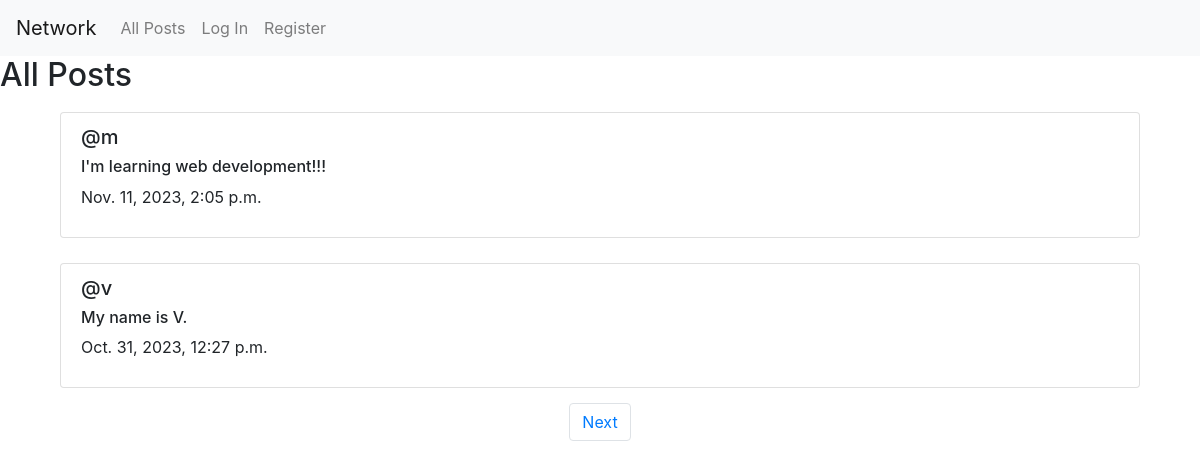
The page / on the database its author committed.
### network/models.py (models this page shows, shortened)
class post(models.Model):
    content = models.CharField(max_length=500)
    author = models.ForeignKey(User, on_delete=models.CASCADE, related_name="author")
    timestamp = models.DateTimeField(auto_now_add=True)

class User(AbstractUser):
    pass

### network/views.py (the view)
# urls.py: path("", views.index, name="index"),
def index(request):
    allposts = post.objects.all().order_by("timestamp").reverse()
    alllikes = like.objects.all()
    liked = []
    likes = {}
    for i in allposts:
        likes[i.pk] = 0
    for i in alllikes:
        if i.lpost.pk in likes:
            likes[i.lpost.pk] += 1
        else:
            likes[i.lpost.pk] = 1
        if i.user == request.user:
            liked.append(i.lpost)
    paginator = Paginator(allposts, 2)
    pno = request.GET.get('page')
    posts = paginator.get_page(pno)
    return render(request, "network/index.html",{
        "posts" : posts,
        "liked" : liked,
        "likes" : likes,
    })

### network/templates/network/index.html (shortened to what this page needs)
{% extends "network/layout.html" %}
{% block body %}
    <h2>All Posts</h2>
    {% for p in posts %}
    <div class="list-group" style="margin: 5px 50px;">
        <div class="list-group-item" style="margin: 10px;">
            {% if user.is_authenticated %}
                <a href="{% url 'profile' id=p.author.id %}"><h5>@{{ p.author }}</h5></a>
            {% else %}
                <h5>@{{ p.author }}</h5>
            {% endif %}
            <h6>{{ p.content }}</h6>
            <p>{{ p.timestamp }}</p>
        </div>
    </div>
    {% endfor %}
    <nav aria-label="Page navigation example">
        <ul class="pagination d-flex justify-content-center">
            {% if posts.has_next %}
                <li class="page-item"><a class="page-link" href="?page={{ posts.next_page_number }}">Next</a></li>
            {% endif %}
        </ul>
    </nav>
{% endblock %}

### rows shown on the page
post: author "m", content "I'm learning web development!!!", timestamp "Nov. 11, 2023, 2:05 p.m."
post: author "v", content "My name is V.", timestamp "Oct. 31, 2023, 12:27 p.m."
